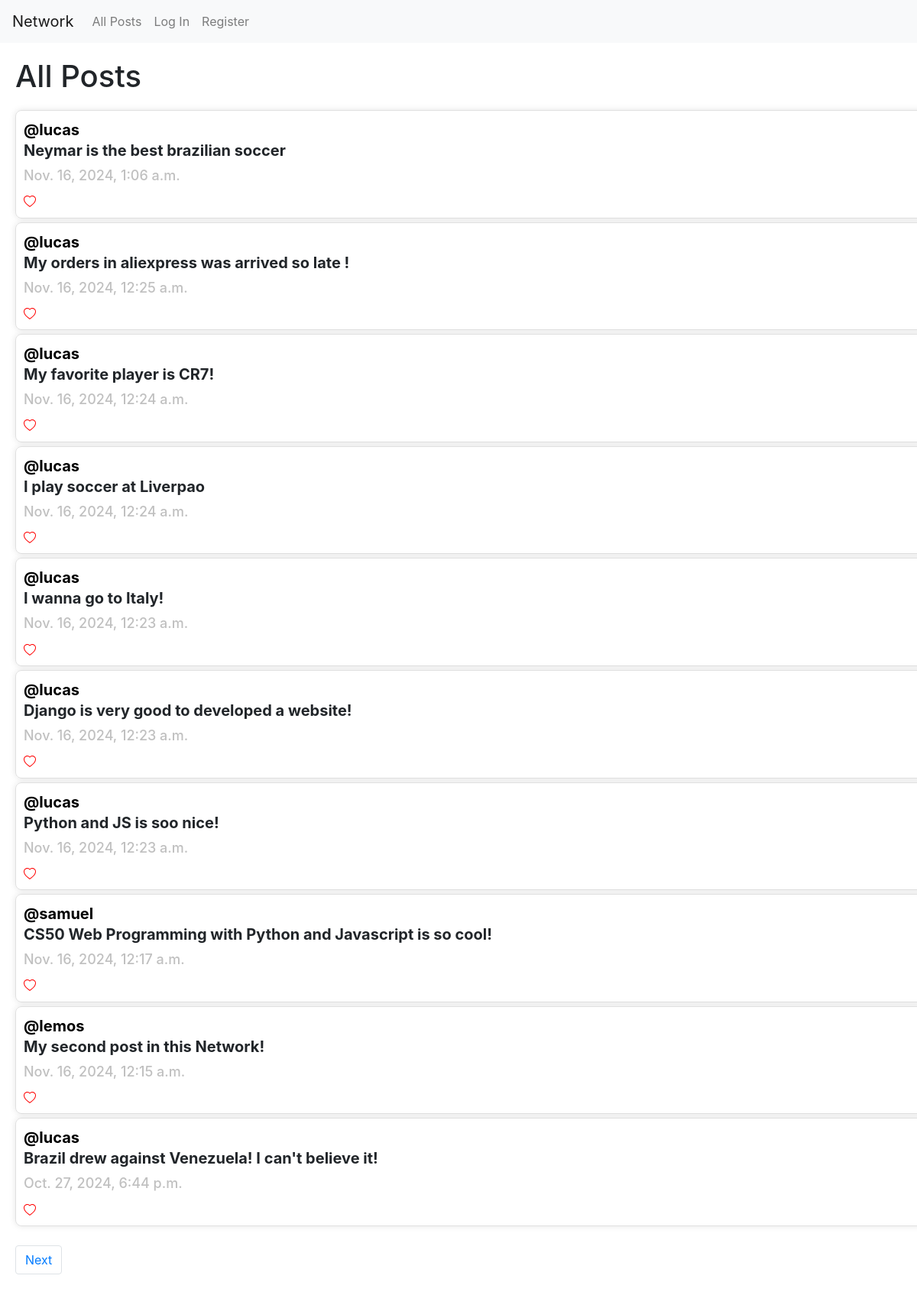
The page / on the database its author committed.
### network/models.py (models this page shows, shortened)
class Post(models.Model):
    text = models.TextField(max_length=280)
    user = models.ForeignKey(User, on_delete=models.CASCADE, related_name="user")
    date = models.DateTimeField(auto_now_add=True)

class User(AbstractUser):
    pass

### network/views.py (the view)
# urls.py: path("", views.index, name="index"),
def index(request):
    posts = Post.objects.all().order_by("date").reverse()
    paginator = Paginator(posts, 10)
    number_page = request.GET.get("page")
    posts_in_the_page = paginator.get_page(number_page)
    likes = Like.objects.all()
    posts_liked = []
    for like in likes:
        if like.user == request.user:
            posts_liked.append(like.post.id)
    return render(request, "network/index.html", {
        "posts": posts,
        "posts_in_the_page": posts_in_the_page,
        "posts_liked": posts_liked,
    })

### network/templates/network/index.html (shortened to what this page needs)
{% extends "network/layout.html" %}
{% load static %}
{% block body %}
    <h1 style="margin: 20px;">All Posts</h1>
    <div id='cointainer_all_post'>
        {% for post in posts_in_the_page %}
            <div id="Post">
                <a id='post-user' href="{% url 'load_user_page' post.user.id %}">@{{ post.user }}</a>
                <br>
                <div class="cointainer-text" id="cointainer-text-{{ post.id }}">
                    <h1 id="text-post-{{ post.id }}" class="text-post"> {{ post.text }}</h1>
                    <h2 class="data-post"> {{ post.date }}</h2>
                </div>
                {% if post.id in posts_liked %}
                    <button type="button" class="unliked-button" data-post-id="{{ post.id }}">
                        <svg xmlns="http://www.w3.org/2000/svg" width="16" height="16" fill="red" class="bi bi-heart-fill" viewBox="0 0 16 16">
                            <path fill-rule="evenodd" d="M8 1.314C12.438-3.248 23.534 4.735 8 15-7.534 4.736 3.562-3.248 8 1.314"/>
                        </svg>
                    </button>
                    <span id="likes-count-{{ post.id }}">{{ post.likes_count }}</span>
                {% else %}
                    <button type="button" class="liked-button" data-post-id="{{ post.id }}">
                    </button>
                {% endif %}
                <br>
            </div>
        {% endfor %}
    </div>
    <nav aria-label="Page navigation example">
        <ul class="pagination">
            {% if posts_in_the_page.has_next %}
                <li class="page-item"><a class="page-link" href="?page={{ posts_in_the_page.next_page_number }}">Next</a></li>
            {% endif %}
        </ul>
    </nav>
{% endblock %}

### network/templates/network/layout.html (shortened to what this page needs)
{% load static %}
<!DOCTYPE html>
<html lang="en">
    <head>
        <link rel="stylesheet" href="https://stackpath.bootstrapcdn.com/bootstrap/4.4.1/css/bootstrap.min.css">
        <link href="{% static 'network/styles.css' %}" rel="stylesheet">
    </head>
    <body>
        <nav class="navbar navbar-expand-lg navbar-light bg-light">
            <a class="navbar-brand" href="#">Network</a>
            <div>
              <ul class="navbar-nav mr-auto">
                <li class="nav-item">
                  <a class="nav-link" href="{% url 'index' %} ">All Posts</a>
                </li>
                {% if user.is_authenticated %}
                    <li class="nav-item">
                        <a class="nav-link" href="{% url 'following_page' %}">Following</a>
                    </li>
                    <li class="nav-item">
                        <a class="nav-link" href="{% url 'logout' %}">Log Out</a>
                    </li>
                {% else %}
                    <li class="nav-item">
                        <a class="nav-link" href="{% url 'login' %}">Log In</a>
                    </li>
                    <li class="nav-item">
                        <a class="nav-link" href="{% url 'register' %}">Register</a>
                    </li>
                {% endif %}
              </ul>
            </div>
          </nav>
        <div class="body">
            {% block body %}
            {% endblock %}
        </div>
    </body>
</html>

### network/static/network/styles.css (style rules this page uses)
#Post { border: 1px solid #e0e0e0; padding: 10px; border-radius: 8px; width: 100%; max-width: 1880px; margin: 5px 20px 5px 20px; box-shadow: 0px 0px 8px rgba(0, 0, 0, 0.1); }
#Post h1 { font-size: 20px; margin-bottom: 10px; font-weight: bold; }
#post-user { font-size: 20px; margin-bottom: 10px; color: black; font-weight: bold; }
#Post h2 { font-size: 18px; margin-bottom: 10px; color: rgb(192, 192, 192); }
.liked-button { background: none; border: none; color: red; padding: 0; font-size: inherit; font-family: inherit; }
.page-item { margin: 20px; }

### rows shown on the page
Post: user "lucas", text "Neymar is the best brazilian soccer", date "Nov. 16, 2024, 1:06 a.m."
Post: user "lucas", text "My orders in aliexpress was arrived so late !", date "Nov. 16, 2024, 12:25 a.m."
Post: user "lucas", text "My favorite player is CR7!", date "Nov. 16, 2024, 12:24 a.m."
Post: user "lucas", text "I play soccer at Liverpao", date "Nov. 16, 2024, 12:24 a.m."
Post: user "lucas", text "I wanna go to Italy!", date "Nov. 16, 2024, 12:23 a.m."
Post: user "lucas", text "Django is very good to developed a website!", date "Nov. 16, 2024, 12:23 a.m."
Post: user "lucas", text "Python and JS is soo nice!", date "Nov. 16, 2024, 12:23 a.m."
Post: user "samuel", text "CS50 Web Programming with Python and Javascript is so cool!", date "Nov. 16, 2024, 12:17 a.m."
Post: user "lemos", text "My second post in this Network!", date "Nov. 16, 2024, 12:15 a.m."
Post: user "lucas", text "Brazil drew against Venezuela! I can't believe it!", date "Oct. 27, 2024, 6:44 p.m."
